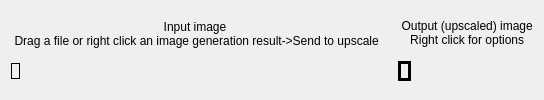
            <widget class="QWidget" name="tab_2">
             <attribute name="title">
              <string>Single image</string>
             </attribute>
             <layout class="QHBoxLayout" name="horizontalLayout_9">
              <item>
               <layout class="QVBoxLayout" name="verticalLayout_14">
                <item>
                 <widget class="QLabel" name="label_12">
                  <property name="sizePolicy">
                   <sizepolicy hsizetype="Maximum" vsizetype="Maximum">
                    <horstretch>0</horstretch>
                    <verstretch>0</verstretch>
                   </sizepolicy>
                  </property>
                  <property name="text">
                   <string>Input image
 Drag a file or right click an image generation result-&gt;Send to upscale</string>
                  </property>
                  <property name="alignment">
                   <set>Qt::AlignCenter</set>
                  </property>
                 </widget>
                </item>
                <item>
                 <widget class="ClickableImageLabel" name="lblUpscalePreImage">
                  <property name="sizePolicy">
                   <sizepolicy hsizetype="Maximum" vsizetype="Maximum">
                    <horstretch>0</horstretch>
                    <verstretch>0</verstretch>
                   </sizepolicy>
                  </property>
                  <property name="acceptDrops">
                   <bool>true</bool>
                  </property>
                  <property name="frameShape">
                   <enum>QFrame::Box</enum>
                  </property>
                  <property name="text">
                   <string/>
                  </property>
                  <property name="pixmap">
                   <pixmap resource="stdres.qrc">:/res/white460.png</pixmap>
                  </property>
                 </widget>
                </item>
               </layout>
              </item>
              <item>
               <widget class="QLabel" name="lblUpscaleArrow">
                <property name="sizePolicy">
                 <sizepolicy hsizetype="Maximum" vsizetype="Maximum">
                  <horstretch>0</horstretch>
                  <verstretch>0</verstretch>
                 </sizepolicy>
                </property>
                <property name="text">
                 <string/>
                </property>
                <property name="pixmap">
                 <pixmap resource="stdres.qrc">:/res/chevrons.png</pixmap>
                </property>
               </widget>
              </item>
              <item>
               <layout class="QVBoxLayout" name="verticalLayout_15">
                <item>
                 <layout class="QHBoxLayout" name="horizontalLayout_10">
                  <item>
                   <widget class="QLabel" name="label_13">
                    <property name="sizePolicy">
                     <sizepolicy hsizetype="Maximum" vsizetype="Maximum">
                      <horstretch>0</horstretch>
                      <verstretch>0</verstretch>
                     </sizepolicy>
                    </property>
                    <property name="layoutDirection">
                     <enum>Qt::LeftToRight</enum>
                    </property>
                    <property name="text">
                     <string> Output (upscaled) image
 Right click for options</string>
                    </property>
                    <property name="alignment">
                     <set>Qt::AlignCenter</set>
                    </property>
                    <property name="wordWrap">
                     <bool>false</bool>
                    </property>
                   </widget>
                  </item>
                 </layout>
                </item>
                <item>
                 <widget class="ClickableImageLabel" name="lblUpscalePostImg">
                  <property name="sizePolicy">
                   <sizepolicy hsizetype="Maximum" vsizetype="Maximum">
                    <horstretch>0</horstretch>
                    <verstretch>0</verstretch>
                   </sizepolicy>
                  </property>
                  <property name="acceptDrops">
                   <bool>false</bool>
                  </property>
                  <property name="frameShape">
                   <enum>QFrame::Box</enum>
                  </property>
                  <property name="frameShadow">
                   <enum>QFrame::Plain</enum>
                  </property>
                  <property name="lineWidth">
                   <number>3</number>
                  </property>
                  <property name="midLineWidth">
                   <number>1</number>
                  </property>
                  <property name="text">
                   <string/>
                  </property>
                  <property name="pixmap">
                   <pixmap resource="stdres.qrc">:/res/white512.png</pixmap>
                  </property>
                 </widget>
                </item>
               </layout>
              </item>
             </layout>
            </widget>
